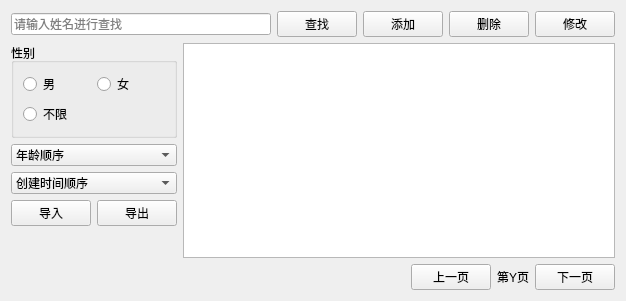
<?xml version="1.0" encoding="UTF-8"?>
<ui version="4.0">
 <class>PatientView</class>
 <widget class="QWidget" name="PatientView">
  <property name="geometry">
   <rect>
    <x>0</x>
    <y>0</y>
    <width>626</width>
    <height>301</height>
   </rect>
  </property>
  <property name="windowTitle">
   <string>患者管理</string>
  </property>
  <layout class="QVBoxLayout" name="verticalLayout_4">
   <item>
    <layout class="QHBoxLayout" name="horizontalLayout">
     <item>
      <widget class="QLineEdit" name="textSearch">
       <property name="placeholderText">
        <string>请输入姓名进行查找</string>
       </property>
      </widget>
     </item>
     <item>
      <widget class="QPushButton" name="btSearch">
       <property name="text">
        <string>查找</string>
       </property>
       <property name="icon">
        <iconset resource="lab4.qrc">
         <normaloff>:/img/search.png</normaloff>:/img/search.png</iconset>
       </property>
      </widget>
     </item>
     <item>
      <widget class="QPushButton" name="btAdd">
       <property name="text">
        <string>添加</string>
       </property>
       <property name="icon">
        <iconset resource="lab4.qrc">
         <normaloff>:/img/add.png</normaloff>:/img/add.png</iconset>
       </property>
      </widget>
     </item>
     <item>
      <widget class="QPushButton" name="btDelete">
       <property name="text">
        <string>删除</string>
       </property>
       <property name="icon">
        <iconset resource="lab4.qrc">
         <normaloff>:/img/delete.png</normaloff>:/img/delete.png</iconset>
       </property>
      </widget>
     </item>
     <item>
      <widget class="QPushButton" name="btEdit">
       <property name="text">
        <string>修改</string>
       </property>
       <property name="icon">
        <iconset resource="lab4.qrc">
         <normaloff>:/img/edit.png</normaloff>:/img/edit.png</iconset>
       </property>
      </widget>
     </item>
    </layout>
   </item>
   <item>
    <layout class="QHBoxLayout" name="horizontalLayout_5">
     <item>
      <layout class="QVBoxLayout" name="verticalLayout_3">
       <item>
        <widget class="QGroupBox" name="sexBox">
         <property name="title">
          <string>性别</string>
         </property>
         <layout class="QVBoxLayout" name="verticalLayout_2">
          <item>
           <layout class="QVBoxLayout" name="verticalLayout">
            <item>
             <layout class="QHBoxLayout" name="horizontalLayout_3">
              <item>
               <widget class="QRadioButton" name="radioMan">
                <property name="text">
                 <string>男</string>
                </property>
               </widget>
              </item>
              <item>
               <widget class="QRadioButton" name="radioWoman">
                <property name="text">
                 <string>女</string>
                </property>
               </widget>
              </item>
             </layout>
            </item>
            <item>
             <widget class="QRadioButton" name="radioNormal">
              <property name="text">
               <string>不限</string>
              </property>
             </widget>
            </item>
           </layout>
          </item>
         </layout>
        </widget>
       </item>
       <item>
        <widget class="QComboBox" name="ageBox">
         <item>
          <property name="text">
           <string>年龄顺序</string>
          </property>
         </item>
         <item>
          <property name="text">
           <string>年龄逆序</string>
          </property>
         </item>
        </widget>
       </item>
       <item>
        <widget class="QComboBox" name="createdTimeBox">
         <item>
          <property name="text">
           <string>创建时间顺序</string>
          </property>
         </item>
         <item>
          <property name="text">
           <string>创建时间逆序</string>
          </property>
         </item>
        </widget>
       </item>
       <item>
        <layout class="QHBoxLayout" name="horizontalLayout_4">
         <item>
          <widget class="QPushButton" name="btimport">
           <property name="text">
            <string>导入</string>
           </property>
          </widget>
         </item>
         <item>
          <widget class="QPushButton" name="btExport">
           <property name="text">
            <string>导出</string>
           </property>
          </widget>
         </item>
        </layout>
       </item>
       <item>
        <spacer name="verticalSpacer">
         <property name="orientation">
          <enum>Qt::Orientation::Vertical</enum>
         </property>
         <property name="sizeHint" stdset="0">
          <size>
           <width>20</width>
           <height>40</height>
          </size>
         </property>
        </spacer>
       </item>
      </layout>
     </item>
     <item>
      <widget class="QTableView" name="tableView"/>
     </item>
    </layout>
   </item>
   <item>
    <layout class="QHBoxLayout" name="horizontalLayout_2">
     <item>
      <spacer name="horizontalSpacer">
       <property name="orientation">
        <enum>Qt::Orientation::Horizontal</enum>
       </property>
       <property name="sizeHint" stdset="0">
        <size>
         <width>40</width>
         <height>20</height>
        </size>
       </property>
      </spacer>
     </item>
     <item>
      <widget class="QPushButton" name="btPrev">
       <property name="text">
        <string>上一页</string>
       </property>
       <property name="icon">
        <iconset resource="lab4.qrc">
         <normaloff>:/img/prev.png</normaloff>:/img/prev.png</iconset>
       </property>
      </widget>
     </item>
     <item>
      <widget class="QLabel" name="totalAndCurrent">
       <property name="text">
        <string>第Y页</string>
       </property>
      </widget>
     </item>
     <item>
      <widget class="QPushButton" name="btNext">
       <property name="text">
        <string>下一页</string>
       </property>
       <property name="icon">
        <iconset resource="lab4.qrc">
         <normaloff>:/img/next.png</normaloff>:/img/next.png</iconset>
       </property>
      </widget>
     </item>
    </layout>
   </item>
  </layout>
 </widget>
 <resources>
  <include location="lab4.qrc"/>
 </resources>
 <connections/>
</ui>
